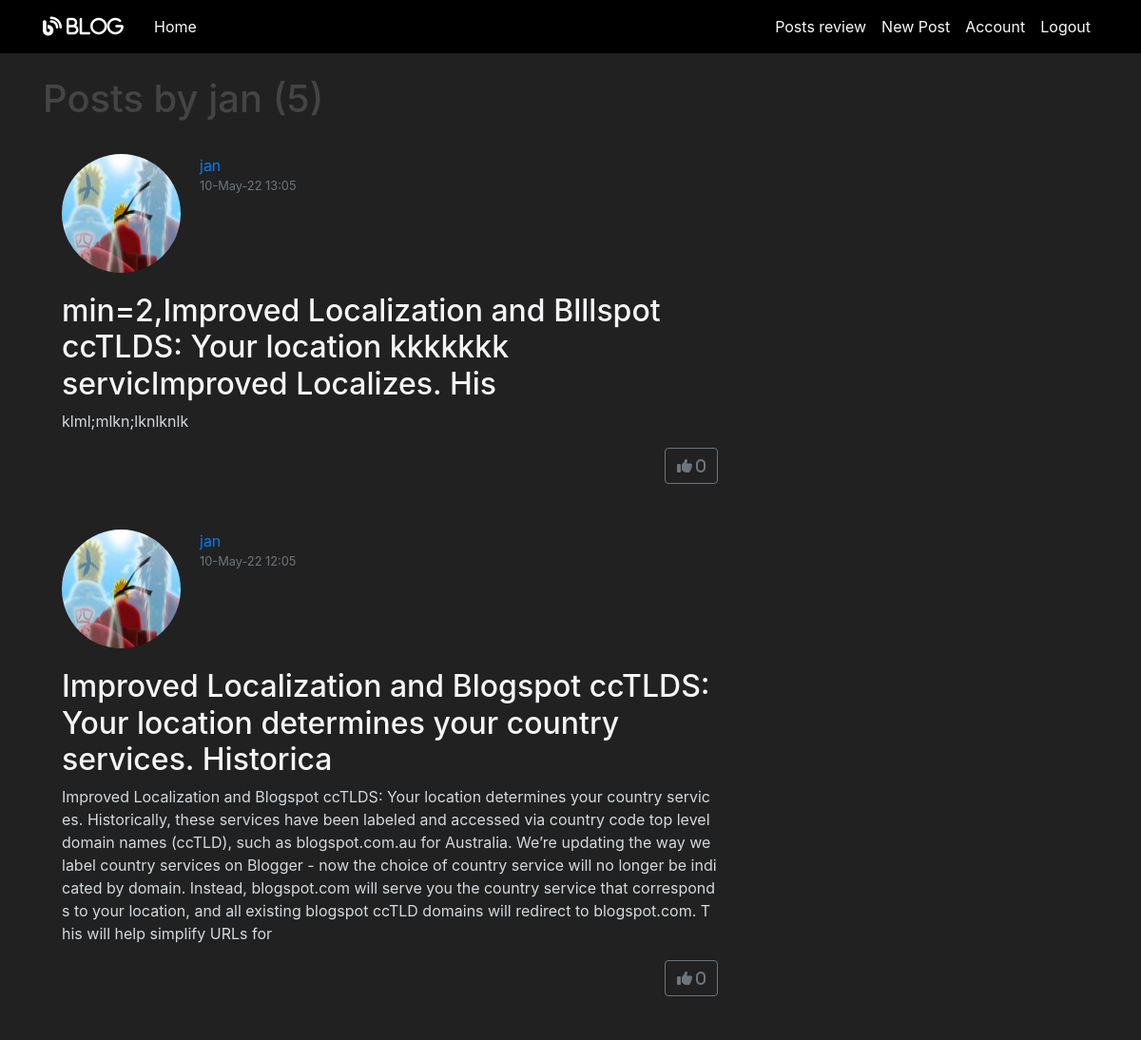
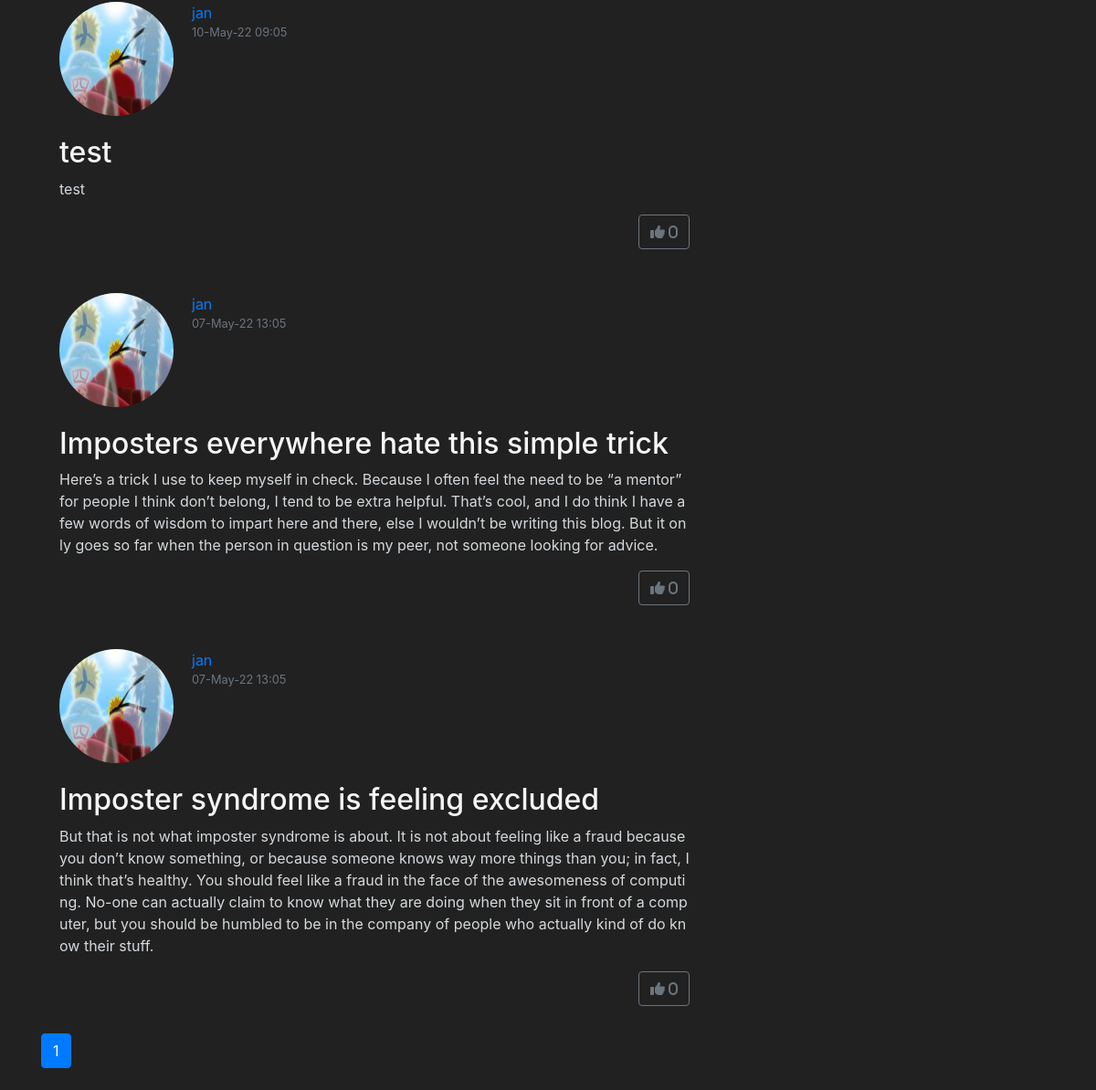
Page /user/jan (signed in) on the committed database (2 pictures, top to bottom).
### flaskblog/models.py (models this page shows, shortened)
class User(db.Model, UserMixin):
    id = db.Column(db.Integer, primary_key=True)
    username = db.Column(db.String(20), unique=True, nullable=False)
    role=db.Column(db.Integer,nullable=False,default=3)
    email = db.Column(db.String(120), unique=True, nullable=False)
    image_file = db.Column(db.String(20), nullable=False, default='default.jpg')
    password = db.Column(db.String(60), nullable=False)
    posts = db.relationship('Post', backref='author', lazy=True)
    liked = db.relationship('PostLike',foreign_keys='PostLike.user_id',
    backref='user', lazy='dynamic')
    def has_liked_post(self, post):
        return PostLike.query.filter(
            PostLike.user_id == self.id,
            PostLike.post_id == post.id).count() > 0

class Post(db.Model):
    id = db.Column(db.Integer, primary_key=True)
    title = db.Column(db.String(100), nullable=False)
    date_posted = db.Column(db.DateTime, nullable=False, default=datetime.now())
    content = db.Column(db.Text, nullable=False)
    user_id = db.Column(db.Integer, db.ForeignKey('user.id'), nullable=False)
    likes = db.relationship('PostLike', backref='post', lazy='dynamic')
    is_approved = db.Column(db.Boolean, default=False)
    image_file = db.Column(db.String(20), nullable=False, default='default.jpg')

### flaskblog/routes.py (the view)
@app.route("/user/<string:username>")
def user_posts(username):
    page = request.args.get('page', 1, type=int)
    user = User.query.filter_by(username=username).first_or_404()
    posts = Post.query.filter_by(author=user)\
                .order_by(Post.date_posted.desc())\
                .paginate(page=page, per_page=5)
    return render_template('user_posts.html', posts=posts, user=user)

### flaskblog/models.py (called while the page is built)
@login_manager.user_loader
def load_user(user_id):
    return User.query.get(int(user_id))

### flaskblog/templates/user_posts.html
{% extends "layout.html" %}
{% block content %}
    <h1 class="mb-3">
        Posts by {{ user.username }} ({{ posts.total }})
    </h1>
    {% for post in posts.items %}
        <article class="media content-section d-flex flex-row">
            <div class="media-body">
                <div class="article-metadata d-flex justify-content-between mt-2">
                    <div class="d-flex">
                        <img src="{{ url_for('static', filename='profile_pics/' + post.author.image_file) }}" alt=""
                            class="rounded-circle account-img">
                        <div>
                            <a class="d-block mr-2" href="{{ url_for('user_posts', username=post.author.username) }}">{{ post.author.username }}</a>
                            <small class="d-block text-muted">{{ post.date_posted.strftime('%d-%B-%y %H:%m') }}</small>
                        </div>
                    </div>
                </div>
                <h2>
                    <a class="article-title" href="{{ url_for('post', post_title=post.title) }}">{{ post.title }}</a>
                </h2>
                <p class="article-content">{{ post.content }}</p>
                {% if current_user.is_authenticated %}
                {% if current_user.has_liked_post(post) %}
                    <a class="btn btn-outline-secondary" style="float:right"
                    href="{{ url_for('like_action', post_id=post.id, action='unlike') }}">
                    <i class="fas fa-thumbs-down">
                            {{ post.likes.count()}}
                        </i>
                    </a>
                    {%else%}
                    <a class="btn btn-outline-secondary" style="float:right"
                    href="{{ url_for('like_action', post_id=post.id, action='like') }}">
                   <i class="fas fa-thumbs-up">
                            {{ post.likes.count()}}
                        </i>
                    </a>
                    {%endif%}
                    {%endif%}
            </div>
        </article>
    {% endfor %}
    {% for page_num in posts.iter_pages(left_edge=1, right_edge=1, left_current=1, right_current=2) %}
        {% if page_num %}
            {% if posts.page == page_num %}
                <a class="btn btn-primary mb-4" href="{{ url_for('user_posts', username=user.username, page=page_num) }}"> {{ page_num }}</a>
            {% else %}
                <a class="btn btn-outline-primary mb-4" href="{{ url_for('user_posts', username=user.username, page=page_num) }}"> {{ page_num }}</a>
            {% endif %}
        {% else %}
            ...
        {% endif %}
    {% endfor %}
{% endblock %}

### flaskblog/static/main.css (style rules this page uses)
body { background: #fafafa; color: #333333; margin-top: 5rem; }
h1, h2, h3, h4, h5, h6 { color: #444444; }
.article-content { white-space: pre-line; }
.content-section { color: #d4d9dd; padding: 10px 20px; border-radius: 5px; margin-bottom: 20px; }
.article-title { color: #f5f5f8; }
.article-content { white-space: pre-line; word-break: break-all; }
.article-metadata { padding-bottom: 1px; margin-bottom: 4px; }
.account-img { height: 125px; width: 125px; margin-right: 20px; margin-bottom: 16px; }

### flaskblog/templates/layout.html (style rules this page uses)
body { background-color: #212121; color: white }

### rows in the picture
User: username "jan"
Post: image_file (picture), author.username "jan", date_posted "10-May-22 13:05", title "min=2,Improved Localization and Blllspot ccTLDS: Your location kkkkkkk servicImproved Localizes. His", content "klml;mlkn;lknlknlk", likes.count "0"
Post: image_file (picture), author.username "jan", date_posted "10-May-22 12:05", title "Improved Localization and Blogspot ccTLDS: Your location determines your country services. Historica", content "Improved Localization and Blogspot ccTLDS: Your location determines your country services. Historically, these services have been labeled and accessed via country code top level domain names (ccTLD), such as blogspot.com.au for Australia. We’re updating the way we label country services on Blogger - now the choice of country service will no longer be indicated by domain. Instead, blogspot.com will serve you the country service that corresponds to your location, and all existing blogspot ccTLD domains will redirect to blogspot.com. This will help simplify URLs for", likes.count "0"
Post: image_file (picture), author.username "jan", date_posted "10-May-22 09:05", title "test", content "test", likes.count "0"
Post: image_file (picture), author.username "jan", date_posted "07-May-22 13:05", title "Imposters everywhere hate this simple trick", content "Here’s a trick I use to keep myself in check. Because I often feel the need to be “a mentor” for people I think don’t belong, I tend to be extra helpful. That’s cool, and I do think I have a few words of wisdom to impart here and there, else I wouldn’t be writing this blog. But it only goes so far when the person in question is my peer, not someone looking for advice.", likes.count "0"
Post: image_file (picture), author.username "jan", date_posted "07-May-22 13:05", title "Imposter syndrome is feeling excluded", content "But that is not what imposter syndrome is about. It is not about feeling like a fraud because you don’t know something, or because someone knows way more things than you; in fact, I think that’s healthy. You should feel like a fraud in the face of the awesomeness of computing. No-one can actually claim to know what they are doing when they sit in front of a computer, but you should be humbled to be in the company of people who actually kind of do know their stuff.", likes.count "0"

### other values in the picture
{{ posts.total }} "5"
{{ page_num }} "1"
